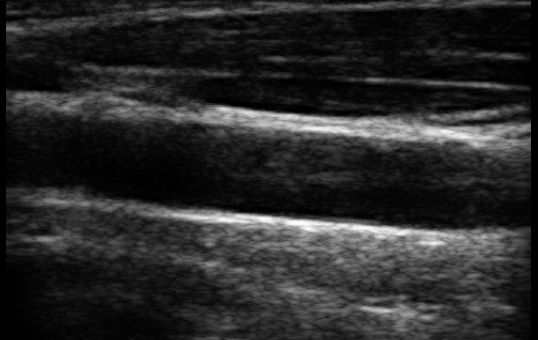
#> input picture code_and_samples/i (21).jpg, 538 x 340 px
$ python isotry.py
#> lines starting #> are read from the running program, lines starting #| are printed output that depends on the picture
import cv2
#import numpy
import numpy as np
im=cv2.imread("i (21).jpg")
#> im is the input picture: shape (340, 538, 3); min 0, max 255, mean 41.2


iimm=cv2.ximgproc.anisotropicDiffusion(im,0.125,0.04,1)
cv2.imwrite("s_4_1(22).jpg",iimm)
iimm=cv2.ximgproc.anisotropicDiffusion(im,0.125,0.04,5)
cv2.imwrite("s_4_5(22).jpg",iimm)
iimm=cv2.ximgproc.anisotropicDiffusion(im,0.125,0.04,10)
cv2.imwrite("s_4_10(22).jpg",iimm)
iimm=cv2.ximgproc.anisotropicDiffusion(im,0.125,0.9,1)
cv2.imwrite("s_90_1(22).jpg",iimm)
iimm=cv2.ximgproc.anisotropicDiffusion(im,0.125,0.9,5)
cv2.imwrite("s_90_5(22).jpg",iimm)
iimm=cv2.ximgproc.anisotropicDiffusion(im,0.125,0.9,10)
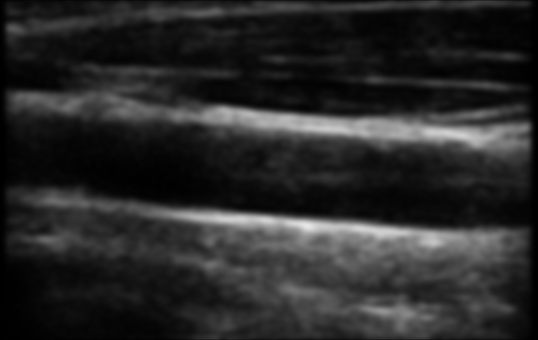
#> iimm: shape (340, 538, 3); min 0, max 230, mean 40.9
cv2.imwrite("s_90_10(22).jpg",iimm)

cv2.imshow('i',iimm)
#
cv2.waitKey(0)
cv2.destroyAllWindows()

$ run again, with code_and_samples/i (1).jpg copied over code_and_samples/i (21).jpg
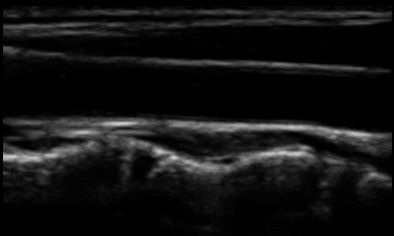
#> input picture code_and_samples/i (1).jpg, 394 x 236 px
#> im is the input picture: shape (236, 394, 3); min 0, max 208, mean 19.1
#> `iimm=cv2.ximgproc.anisotropicDiffusion(im,0.125,0.9,10)`:
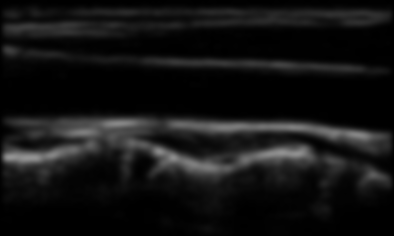
#> iimm: shape (236, 394, 3); min 0, max 147, mean 18.9

$ run again, with code_and_samples/i (10).jpg copied over code_and_samples/i (21).jpg
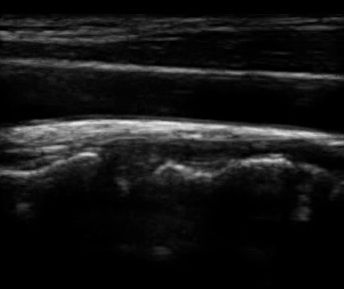
#> input picture code_and_samples/i (10).jpg, 344 x 289 px
#> im is the input picture: shape (289, 344, 3); min 0, max 236, mean 21.5
#> `iimm=cv2.ximgproc.anisotropicDiffusion(im,0.125,0.9,5)`:
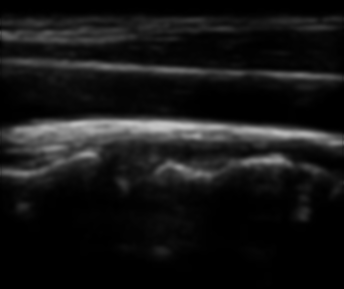
#> iimm: shape (289, 344, 3); min 0, max 197, mean 21.4

$ run again, with code_and_samples/i (11).jpg copied over code_and_samples/i (21).jpg
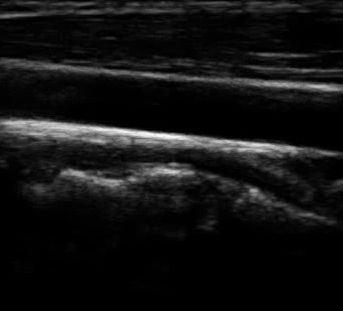
#> input picture code_and_samples/i (11).jpg, 343 x 311 px
#> im is the input picture: shape (311, 343, 3); min 0, max 249, mean 19.2
#> `iimm=cv2.ximgproc.anisotropicDiffusion(im,0.125,0.9,5)`:
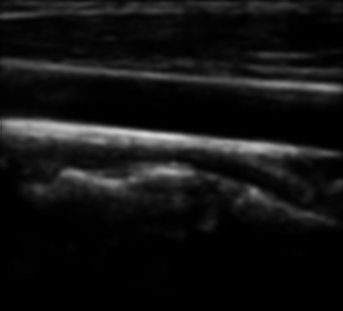
#> iimm: shape (311, 343, 3); min 0, max 213, mean 19.1
